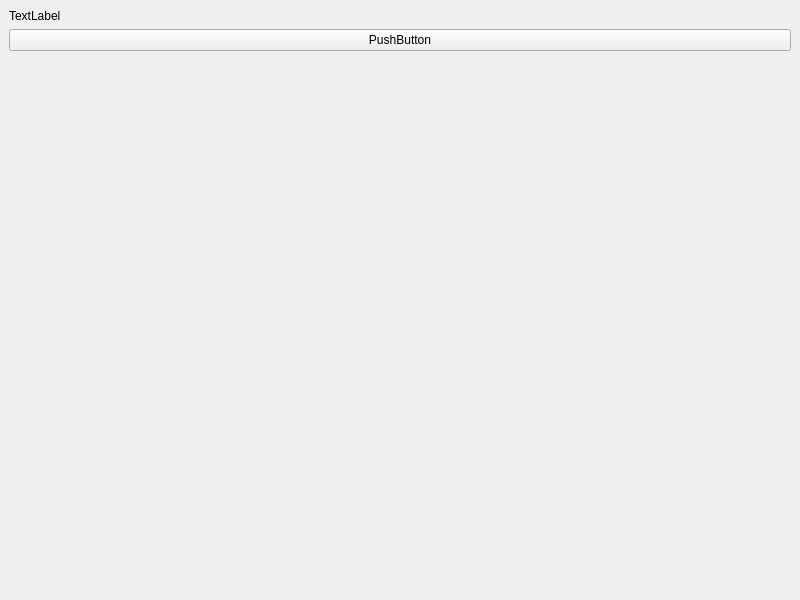
<?xml version="1.0" encoding="UTF-8"?>
<ui version="4.0">
 <class>MainWindow</class>
 <widget class="QMainWindow" name="MainWindow">
  <property name="geometry">
   <rect>
    <x>0</x>
    <y>0</y>
    <width>800</width>
    <height>600</height>
   </rect>
  </property>
  <property name="windowTitle">
   <string>MainWindow</string>
  </property>
  <widget class="QWidget" name="centralwidget">
   <layout class="QVBoxLayout" name="verticalLayout">
    <item>
     <widget class="QLabel" name="label">
      <property name="text">
       <string>TextLabel</string>
      </property>
     </widget>
    </item>
    <item>
     <widget class="QPushButton" name="pushButton">
      <property name="text">
       <string>PushButton</string>
      </property>
     </widget>
    </item>
    <item>
     <spacer name="verticalSpacer">
      <property name="orientation">
       <enum>Qt::Vertical</enum>
      </property>
      <property name="sizeHint" stdset="0">
       <size>
        <width>20</width>
        <height>527</height>
       </size>
      </property>
     </spacer>
    </item>
   </layout>
  </widget>
 </widget>
 <resources/>
 <connections>
  <connection>
   <sender>pushButton</sender>
   <signal>clicked()</signal>
   <receiver>MainWindow</receiver>
   <slot>close()</slot>
   <hints>
    <hint type="sourcelabel">
     <x>399</x>
     <y>42</y>
    </hint>
    <hint type="destinationlabel">
     <x>399</x>
     <y>299</y>
    </hint>
   </hints>
  </connection>
 </connections>
</ui>
